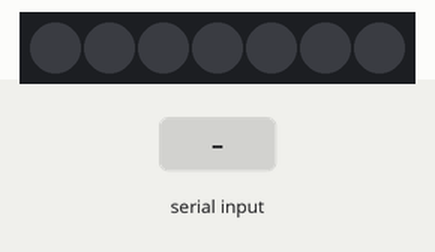
Simulated run of this sketch. Board: Arduino Uno, built with avr-gcc and run on an emulated ATmega328P. Parts: 7 RGB LEDs in strip order, left to right. Inputs (shaded band) come from the test bench. Dim RGB values are drawn brighter than linear.

Above: at 1.2 s.
1.3 s: "rgb\n" received over Serial
At 1.31 s:
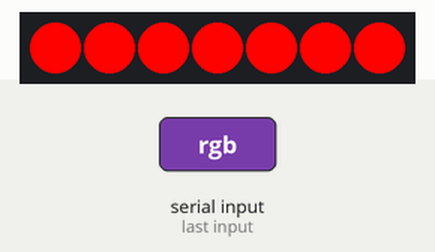
2.9 s: "green\n" received over Serial
At 4.3 s:
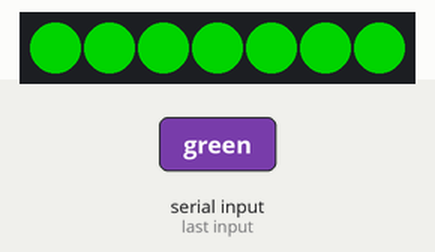
4.6 s: "off\n" received over Serial
At 4.66 s:
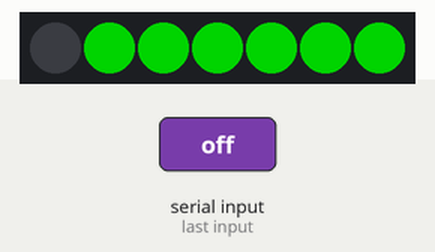
6.3 s: "red\n" received over Serial
At 6.36 s:
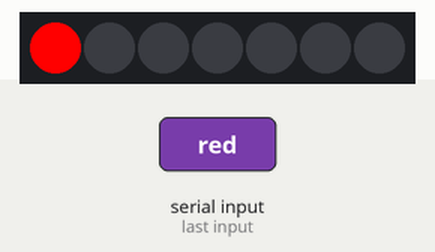
8.0 s: "rgb\n" received over Serial
At 8.01 s:
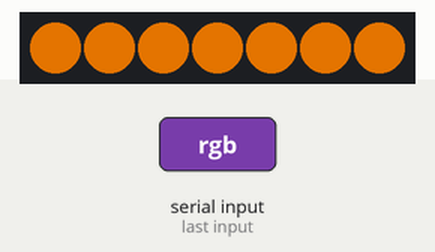
9.6 s: "yellow\n" received over Serial
At 9.68 s:
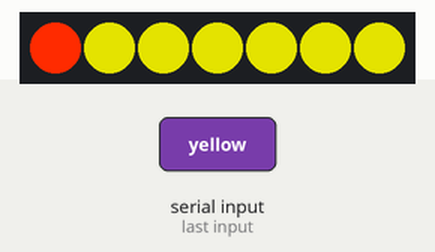
Timing chart, 0 to 12.3 s (numbered marks = the images above; inputs shaded):
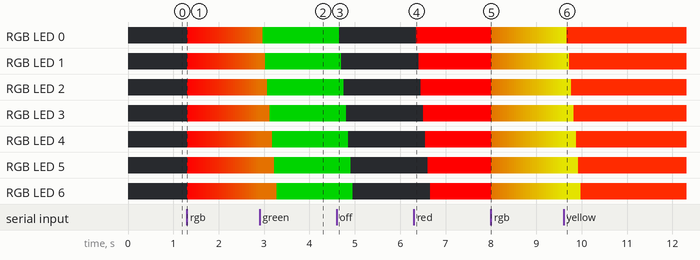

Measured:
- after the input at 1.3 s, the LEDs: change at once (image 1)
- after the input at 2.9 s, the LEDs: first change after 0.07 s (image 2 shows a later state)
- after the input at 4.6 s, RGB LED 0: RGB(0, 128, 0) → off after 0.05 s; RGB LED 1: RGB(0, 128, 0) → off after 0.11 s; RGB LED 2: RGB(0, 128, 0) → off after 0.16 s; RGB LED 3: RGB(0, 128, 0) → off after 0.21 s; RGB LED 4: RGB(0, 128, 0) → off after 0.26 s; the LEDs: change after 0.05 s (image 3)
- after the input at 6.3 s, RGB LED 0: off → RGB(255, 0, 0) after 0.05 s; RGB LED 1: off → RGB(255, 0, 0) after 0.10 s; RGB LED 2: off → RGB(255, 0, 0) after 0.16 s; RGB LED 3: off → RGB(255, 0, 0) after 0.21 s; RGB LED 4: off → RGB(255, 0, 0) after 0.26 s; the LEDs: change after 0.05 s (image 4)
- after the input at 8.0 s, the LEDs: change at once (image 5)
- after the input at 9.6 s, the LEDs: change after 0.07 s (image 6)

The sketch:

Teamslight.ino
```cpp
#include <FastLED.h>

#define LED_PIN     0
#define LED_COUNT   7
#define LED_TYPE    WS2812B
#define COLOR_ORDER GRB

CRGB leds[LED_COUNT];

bool rainbowRunning = false;
int commandnumber;
int prevcommandnumber;
int hue;

void setup() {
  Serial.begin(9600);
  FastLED.addLeds<LED_TYPE, LED_PIN, COLOR_ORDER>(leds, LED_COUNT);
  FastLED.show(); // Initialize all LEDs to 'off'
  String lastcommand = "";
  int commandnumber = 0;
  int hue = 0;
}

void loop() {
String lastcommand = "";
  if (Serial.available() > 0) {
    String command = Serial.readStringUntil('\n');
    command.trim();
    String lastcommand = command;
    if (command.equalsIgnoreCase("red")) {
      commandnumber = 1;
    } else if (command.equalsIgnoreCase("yellow")) {
      commandnumber = 2;
    } else if (command.equalsIgnoreCase("green")) {
      commandnumber = 3;
    } else if (command.equalsIgnoreCase("off")) {
      commandnumber = 4;
    } else if (command.equalsIgnoreCase("rgb")) {
      commandnumber = 5;
    }
  }
  if((commandnumber != prevcommandnumber && commandnumber == 1)){
    setColor(CRGB::Red);
  }
  if(commandnumber != prevcommandnumber && commandnumber == 2){
    setrgb(255,43,0);
  }
  if(commandnumber != prevcommandnumber && commandnumber == 3){
    setColor(CRGB::Green);
  }
  if(commandnumber != prevcommandnumber && commandnumber == 4){
    setColor(CRGB::Black);
  }
  if(commandnumber == 5){
    hue++;
    if(hue > 255){hue = 0;}
    setchsv(hue,255,255);
    delay(50);
  }
  prevcommandnumber = commandnumber;
  //Serial.print(commandnumber);
  //Serial.print('\n');
}


void setColor(CRGB color) {
  for (int i = 0; i < LED_COUNT; i++) {
    leds[i] = color;
    delay(50);
    FastLED.show();
  }

}
void setrgb(int red,int green,int blue) {
  for (int i = 0; i < LED_COUNT; i++) {
    leds[i].setRGB(red,green,blue);
    delay(50);
    FastLED.show();
  }

}
void setchsv(int hue,int sat,int val) {
  for (int i = 0; i < LED_COUNT; i++) {
      leds[i] = CHSV(hue, sat, val);
  }
  FastLED.show();
}
```
